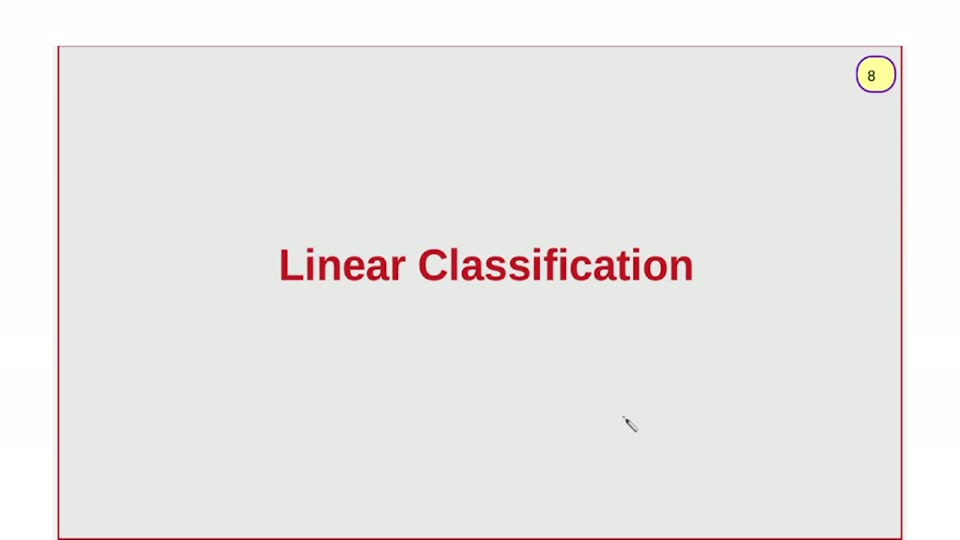
#> input picture videos/machine-learning/02_linear-regression-classification-MSSE/unique_slides/slide_008.jpg, 960 x 540 px, given in place of render_8.png, which was not available
$ python pil_selfcheck_036.py
#> lines starting #> are read from the running program, lines starting #| are printed output that depends on the picture; after the words box and inside, x2 and y2 are one past the last pixel; in counts of white or black regions, pixels touching at a corner belong together
#!/usr/bin/env python3
"""PIL self-check for slide 036: render_8.png vs unique_slides/slide_036.jpg (both 960x540)."""
import sys
from PIL import Image
import numpy as np

NS = "/home/codespace/ai_llm_slides/videos/machine-learning/08_performance_measure"
R = np.asarray(Image.open(f"{NS}/recreated_pptx/qa/slide036/render_8.png").convert("RGB").resize((960, 540), Image.LANCZOS)).astype(int)
O = np.asarray(Image.open(f"{NS}/unique_slides/slide_036.jpg").convert("RGB").resize((960, 540), Image.LANCZOS)).astype(int)
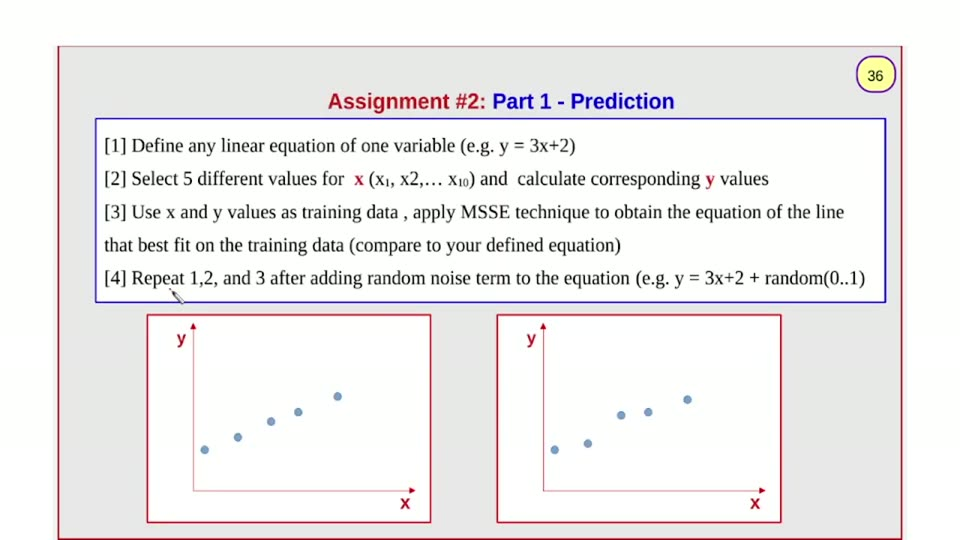
#> input picture videos/machine-learning/02_linear-regression-classification-MSSE/unique_slides/slide_036.jpg, 960 x 540 px, found by its file name
H, W = R.shape[:2]
#> H = 540; W = 960
print("render_size", (W, H), "orig_size", O.shape[:2])
#| render_size (960, 540) orig_size (540, 960)
results = []

def check(name, ok, detail=""):
    results.append((name, ok, detail))
    print(("PASS" if ok else "FAIL"), name, detail)

def is_red(p):   # dark red ~ (139,0,0)/(192,0,0)
    return (p[..., 0] > 90) & (p[..., 0] < 220) & (p[..., 1] < 70) & (p[..., 2] < 70)

def is_navy(p):
    return (p[..., 2] > 110) & (p[..., 0] < 90) & (p[..., 1] < 90)

def is_yellow(p):
    return (p[..., 0] > 230) & (p[..., 1] > 230) & (p[..., 2] < 220)

def is_purple(p):
    return (p[..., 0] > 90) & (p[..., 2] > 90) & (p[..., 1] < 90)

def is_blue(p):
    return (p[..., 2] > 90) & (p[..., 0] < 90) & (p[..., 1] < 130)

def is_green(p):
    return (p[..., 1] > 150) & (p[..., 0] < 180) & (p[..., 2] < 120)

def frac(mask, x0, y0, x1, y1):
    return mask[y0:y1, x0:x1].mean()

# house red frame at 0.15in -> px: 0.15/13.33*W, 0.15/7.5*H
fx, fy = 0.15 / 13.33 * W, 0.15 / 7.5 * H
#> fx = 10.8; fy = 10.8
fw, fh = 13.03 / 13.33 * W, 7.2 / 7.5 * H
#> fw = 938.4; fh = 518.4
red = is_red(R)
#> in is_red, `return (p[..., 0] > 90) & (p[..., 0] < 220) & (p[..., 1] < 70) & (p[....`:
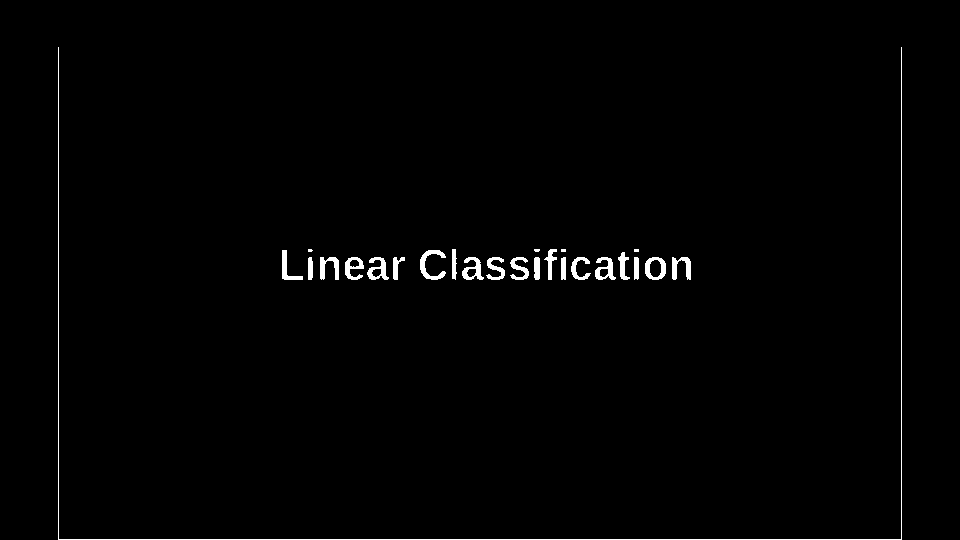
#> returned value: shape (540, 960) bool; 1.1% white; 25 white regions (4 under 20 px), largest, box (x1, y1, x2, y2) and area: (58, 47, 902, 540) 1828, (420, 250, 446, 280) 300, (462, 257, 484, 280) 253
top = frac(red, int(fx), int(fy) - 2, int(fx + fw), int(fy) + 3)
#> top = 0
bot = frac(red, int(fx), int(fy + fh) - 2, int(fx + fw), int(fy + fh) + 3)
#> bot = 0.00213
lef = frac(red, int(fx) - 2, int(fy), int(fx) + 3, int(fy + fh))
#> lef = 0
rig = frac(red, int(fx + fw) - 2, int(fy), int(fx + fw) + 3, int(fy + fh))
#> rig = 0
check("house_red_frame", min(top, bot, lef, rig) > 0.3, f"top/bot/left/right={top:.2f}/{bot:.2f}/{lef:.2f}/{rig:.2f}")
#| FAIL house_red_frame top/bot/left/right=0.00/0.00/0.00/0.00

# badge yellow oval x12.48..12.98in y0.30..0.80in
bx0, bx1 = int(12.48 / 13.33 * W), int(12.98 / 13.33 * W)
#> bx0 = 898; bx1 = 934
by0, by1 = int(0.30 / 7.5 * H), int(0.80 / 7.5 * H)
#> by0 = 21; by1 = 57
yel = is_yellow(R)
#> in is_yellow, `return (p[..., 0] > 230) & (p[..., 1] > 230) & (p[..., 2] < 220)`:
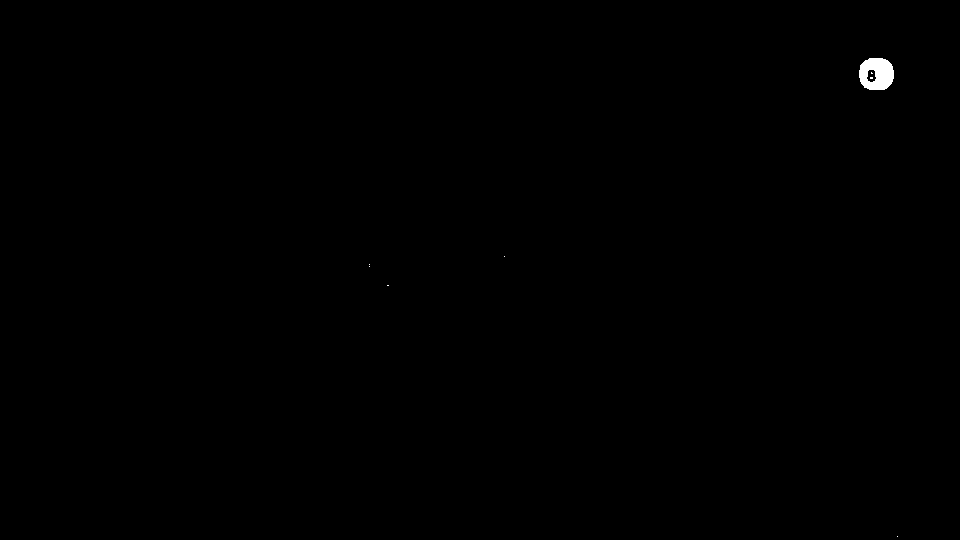
#> returned value: shape (540, 960) bool; 0.17% white; 8 white regions (7 under 20 px), largest, box (x1, y1, x2, y2) and area: (859, 58, 894, 90) 865
bbox = np.argwhere(yel[by0 - 5:by1 + 5, bx0 - 5:bx1 + 5])
#> bbox = empty array
if len(bbox):
    ys, xs = bbox[:, 0], bbox[:, 1]
    check("badge_yellow_bbox", True, f"bbox x[{bx0-5+xs.min()},{bx0-5+xs.max()}] y[{by0-5+ys.min()},{by0-5+ys.max()}] n={len(bbox)}")
    dark = (R[..., 0] < 90) & (R[..., 1] < 90) & (R[..., 2] < 90)
    sub = dark[by0:by1, bx0:bx1]
    check("badge_dark_numeral", sub.sum() > 40, f"n={sub.sum()}")
else:
    check("badge_yellow_bbox", False, "no yellow")

# outside house frame background ~ #E8E8E8
bg = R[: int(fy) - 3, : int(fx) - 3]
check("outside_house_frame_background", np.abs(bg - 232).mean() < 12, f"mean={bg.mean(axis=(0,1)).round(1)}")
#| FAIL outside_house_frame_background mean=[254. 255. 253.]

# content frame dark red x[58,901] y[43,517] (960x540 scale)
cf = is_red(R)
c_top = frac(cf, 58, 41, 901, 46); c_bot = frac(cf, 58, 515, 901, 520)
#> after `c_top = frac(cf, 58, 41, 901, 46)`: c_top = 0
#> after `c_bot = frac(cf, 58, 515, 901, 520)`: c_bot = 0.00119
c_lef = frac(cf, 56, 43, 61, 517); c_rig = frac(cf, 899, 43, 904, 517)
#> after `c_lef = frac(cf, 56, 43, 61, 517)`: c_lef = 0.198
#> after `c_rig = frac(cf, 899, 43, 904, 517)`: c_rig = 0.198
check("content_frame_darkred", min(c_top, c_bot, c_lef, c_rig) > 0.3, f"{c_top:.2f}/{c_bot:.2f}/{c_lef:.2f}/{c_rig:.2f}")
#| FAIL content_frame_darkred 0.00/0.00/0.20/0.20
#| FAIL divider_x635 0.04

check("divider_x635", frac(cf, 633, 43, 638, 517) > 0.5, f"{frac(cf,633,43,638,517):.2f}")
navy = is_navy(R)
#> in is_navy, `return (p[..., 2] > 110) & (p[..., 0] < 90) & (p[..., 1] < 90)`:
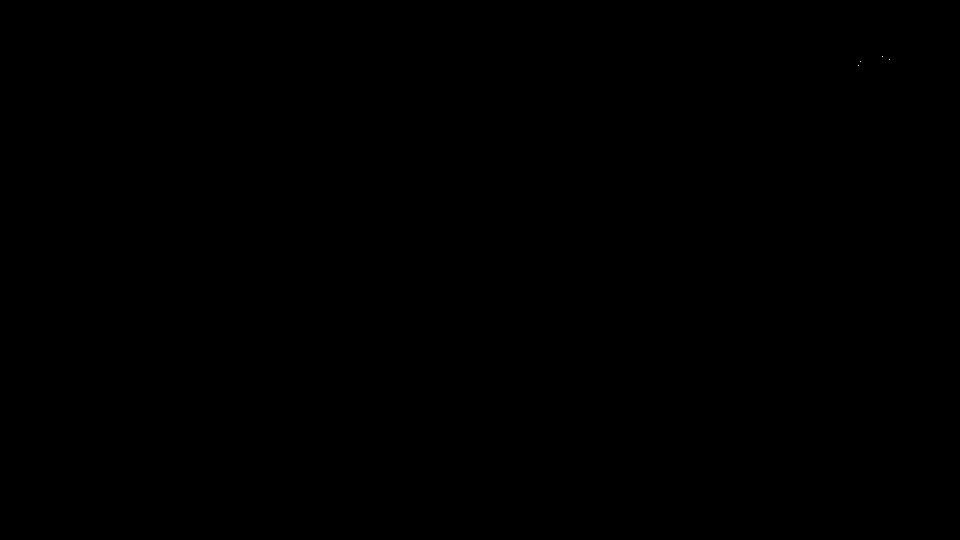
#> returned value: shape (540, 960) bool; 0% white in thin lines or dots, all inside (x1, y1, x2, y2) = (858, 56, 890, 66)
check("navy_x344", frac(navy, 342, 43, 347, 517) > 0.5, f"{frac(navy,342,43,347,517):.2f}")
#| FAIL navy_x344 0.00
check("navy_y163_287_401", all(frac(navy, 58, y - 2, 635, y + 3) > 0.5 for y in (163, 287, 401)),
      "/".join(f"{frac(navy,58,y-2,635,y+3):.2f}" for y in (163, 287, 401)))

# ROC panel fill near-white greenish #EEFEFB in x[642,900] y[50,406]
panel = R[60:400, 650:895]
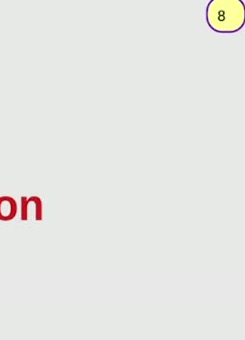
#> panel: shape (340, 245, 3) int64; mean R, G, B 230.7, 231.3, 227.9
check("roc_panel_fill", np.abs(panel - np.array([238, 254, 251])).mean() < 12, f"dominant={np.median(panel.reshape(-1,3),axis=0).round(0)} frac={np.mean(np.abs(panel-np.array([238,254,251])).sum(axis=2)<30):.3f}")
#| FAIL roc_panel_fill dominant=[231. 233. 230.] frac=0.000
#| FAIL roc_panel_navy_border 0.00/0.00/0.00/0.00
check("roc_panel_navy_border", frac(navy, 640, 48, 902, 53) > 0.3 and frac(navy, 640, 403, 902, 408) > 0.3 and frac(navy, 640, 50, 645, 406) > 0.3 and frac(navy, 897, 50, 902, 406) > 0.3,
      f"{frac(navy,640,48,902,53):.2f}/{frac(navy,640,403,902,408):.2f}/{frac(navy,640,50,645,406):.2f}/{frac(navy,897,50,902,406):.2f}")
pur = is_purple(R)
#> in is_purple, `return (p[..., 0] > 90) & (p[..., 2] > 90) & (p[..., 1] < 90)`: returned value: shape (540, 960) bool; 0.04% white in thin lines or dots, all inside (x1, y1, x2, y2) = (288, 56, 896, 280)
check("purple_roc_curve", pur[43:407, 636:901].sum() > 300, f"n={pur[43:407,636:901].sum()}")
#| FAIL purple_roc_curve n=82

# no numeric tick labels on ROC axes: compare ink in tick zones vs original
def ink_zone(img, x0, y0, x1, y1):
#> called with x0 = 664, y0 = 372, x1 = 895, y1 = 406
    z = img[y0:y1, x0:x1]
    return ((z.sum(axis=2) < 300)).sum()
# left of y-axis x[640,664] y[50,406] and below x-axis y[370,407] x[664,895]
check("no_numeric_x_ticks", ink_zone(R, 664, 372, 895, 406) < 40, f"render={ink_zone(R,664,372,895,406)} orig={ink_zone(O,664,372,895,406)}")
#| PASS no_numeric_x_ticks render=0 orig=34
check("no_numeric_y_ticks", ink_zone(R, 640, 50, 663, 369) < 40, f"render={ink_zone(R,640,50,663,369)} orig={ink_zone(O,640,50,663,369)}")
#> call 4 of ink_zone, with x0 = 640, y0 = 50, x1 = 663, y1 = 369
#> in ink_zone (call 4), `z = img[y0:y1, x0:x1]`:
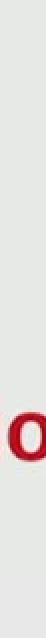
#> z: shape (319, 23, 3) int64 (shown 2 times larger); mean R, G, B 229.4, 225, 223
#> in ink_zone (call 6), `z = img[y0:y1, x0:x1]`:
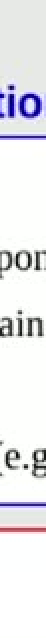
#> z: shape (319, 23, 3) int64 (shown 2 times larger); mean R, G, B 232.9, 232.6, 236.3
#| FAIL no_numeric_y_ticks render=209 orig=291

# TPR dark red / FPR blue in each of 7 panels (formula text right of each matrix)
panels = [(224, 95, 344, 119), (224, 215, 344, 239), (224, 339, 344, 363), (224, 453, 344, 477),
          (569, 95, 689, 119), (569, 215, 689, 239), (569, 339, 689, 363)]
tpr_ok = all(frac(is_red(R), x0, y0, x1, y1) > 0.01 for x0, y0, x1, y1 in panels)
#> tpr_ok = False
fpr_ok = all(frac(is_blue(R), x0, y0 + 33, x1, y1 + 33) > 0.01 for x0, y0, x1, y1 in panels)
#> in is_blue, `return (p[..., 2] > 90) & (p[..., 0] < 90) & (p[..., 1] < 130)`: returned value: shape (540, 960) bool; 0.01% white in thin lines or dots, all inside (x1, y1, x2, y2) = (857, 56, 896, 92)
#> fpr_ok = False
check("tpr_darkred_all_panels", tpr_ok, str([round(frac(is_red(R), *p), 3) for p in panels]))
#| FAIL tpr_darkred_all_panels [0.0, 0.0, 0.0, 0.0, 0.0, 0.0, 0.0]
#| FAIL fpr_blue_all_panels [0.0, 0.0, 0.0, 0.0, 0.0, 0.0, 0.0]
check("fpr_blue_all_panels", fpr_ok, str([round(frac(is_blue(R), p[0], p[1] + 33, p[2], p[3] + 33), 3) for p in panels]))

# eq boxes white fill + red border at x[650,748] y[416,455] and y[466,503]
for i, (y0, y1) in enumerate([(416, 455), (466, 503)]):
    box = R[y0 + 4:y1 - 4, 654:744]
    white = np.mean(np.all(box > 235, axis=2))
    border = frac(is_red(R), 648, y0, 750, y1)
    check(f"eq{i+1}_white_box_red_border", white > 0.5 and border > 0.2, f"white={white:.2f} border={border:.2f}")
#> this loop made 2 passes
#> (white, border) on passes 1 to 2: (0, 0), (0, 0)
#| FAIL eq1_white_box_red_border white=0.00 border=0.00
#| FAIL eq2_white_box_red_border white=0.00 border=0.00

# legend grid x[748,889] y[407,499]: red lines present
lg = frac(is_red(R), 748, 405, 889, 501)
#> lg = 0
check("legend_grid", lg > 0.05, f"{lg:.2f}")
#| FAIL legend_grid 0.00
# legend cells: TP (lc1,lr2) green, TN (lc2,lr3) green, FN (lc2,lr2) red, FP (lc1,lr3) red
lc = [748, 774, 831, 889]; lr = [407, 432, 455, 477, 499]
def cellmean(x0, x1, y0, y1):
    return R[y0 + 3:y1 - 3, x0 + 3:x1 - 3].reshape(-1, 3).mean(axis=0).round(1)
check("legend_TP_green", is_green(R[lr[2]+3:lr[3]-3, lc[1]+3:lc[2]-3]).mean() > 0.3, f"mean={cellmean(lc[1],lc[2],lr[2],lr[3])}")
#| FAIL legend_TP_green mean=[232. 232. 232.]
check("legend_TN_green", is_green(R[lr[3]+3:lr[4]-3, lc[2]+3:lc[3]-3]).mean() > 0.3, f"mean={cellmean(lc[2],lc[3],lr[3],lr[4])}")
#| FAIL legend_TN_green mean=[232. 232. 232.]
check("legend_FN_red", is_red(R[lr[2]+3:lr[3]-3, lc[2]+3:lc[3]-3]).mean() > 0.3, f"mean={cellmean(lc[2],lc[3],lr[2],lr[3])}")
#| FAIL legend_FN_red mean=[232. 232. 232.]
check("legend_FP_red", is_red(R[lr[3]+3:lr[4]-3, lc[1]+3:lc[2]-3]).mean() > 0.3, f"mean={cellmean(lc[1],lc[2],lr[3],lr[4])}")
#| FAIL legend_FP_red mean=[232. 232. 232.]

# title two dark red lines in box x[344,635] y[426,476]
tb = is_red(R[426:476, 344:635])
#> in is_red (call 16), `return (p[..., 0] > 90) & (p[..., 0] < 220) & (p[..., 1] < 70) & (p[....`: returned value: shape (50, 291) bool; every value is 0
rows = np.where(tb.any(axis=1))[0]
#> rows = empty array
bands = []
if len(rows):
    s = rows[0]; p = rows[0]
    for r in rows[1:]:
        if r > p + 3:
            bands.append((s + 426, p + 426)); s = r
        p = r
    bands.append((s + 426, p + 426))
check("title_two_darkred_lines", len(bands) == 2, f"bands={bands}")

# verbatim strings in pptx
import zipfile, re
#> (the run stopped early here; a loop or call above may not have finished)
